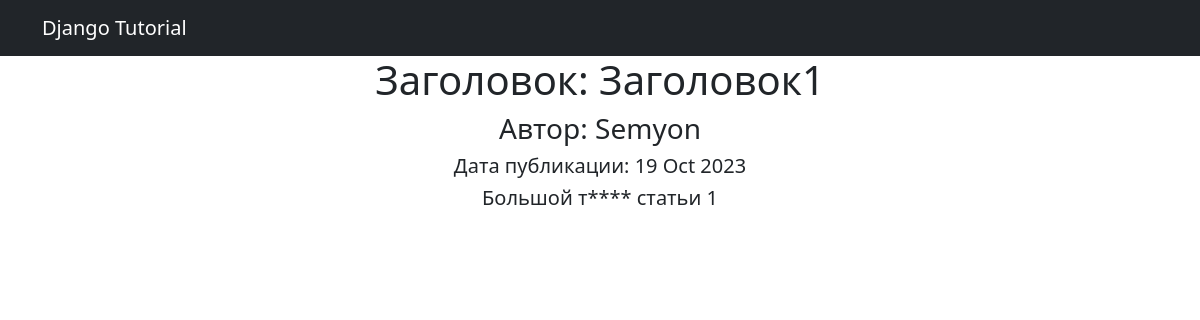
/post/1, run on the app's committed database.
### news/models.py (models this page shows, shortened)
class Post(models.Model):
    news = "NW"
    articl = "AR"
    CHOICE_CONTENS = [(news,'Новости'), (articl,'Статья')]
    time_creates = models.DateTimeField(auto_now_add=True)
    choice_content = models.CharField(max_length=2, choices=CHOICE_CONTENS, default= news)
    heading = models.CharField(max_length=64)
    rating = models.IntegerField(default=0)
    article_text = models.TextField()
    autor = models.ForeignKey(Author, on_delete=models.CASCADE)
    category = models.ManyToManyField(Category, through='PostCategory')

class Author(models.Model):
    rating = models.IntegerField(default=0)
    user_name = models.OneToOneField(User, on_delete=models.CASCADE)
    def __str__(self):
        return self.user_name.username

### news/views.py (the view)
# urls.py: path('post/<int:pk>', cache_page(60*5)(PostDetail.as_view()), name='post_detail'),
class PostDetail(DetailView):
    model = Post
    template_name = 'text_posts.html'
    context_object_name = 'heading'

### news/templatetags/custom_filters.py (called while the page is built)
@register.filter()
def censor(value):
    text = str(value)
    for i in unacceptable_words:
        iCaps = i.capitalize()
        replCaps = (i.capitalize()[0]).ljust(len(i),"*")
        repl = (i[0].ljust(len(i), "*"))
        text = text.replace(i,repl)
        text = text.replace(iCaps, replCaps)
    return text

### templates/text_posts.html (shortened to what this page needs)
{% extends 'flatpages/default.html' %}
{% load custom_filters %}
{% block content %}
<h1>Заголовок: {{ heading.heading|censor }}</h1>
<h3>Автор: {{ heading.autor }}</h3>
<h5>Дата публикации: {{ heading.time_creates|date:'d M Y' }}</h5>
<h5>{{ heading.article_text|censor }}</h5>
{% endblock content %}

### data on the page
Post: heading|censor "Заголовок1", autor "Semyon", time_creates "19 Oct 2023", article_text|censor "Большой т**** статьи 1"
